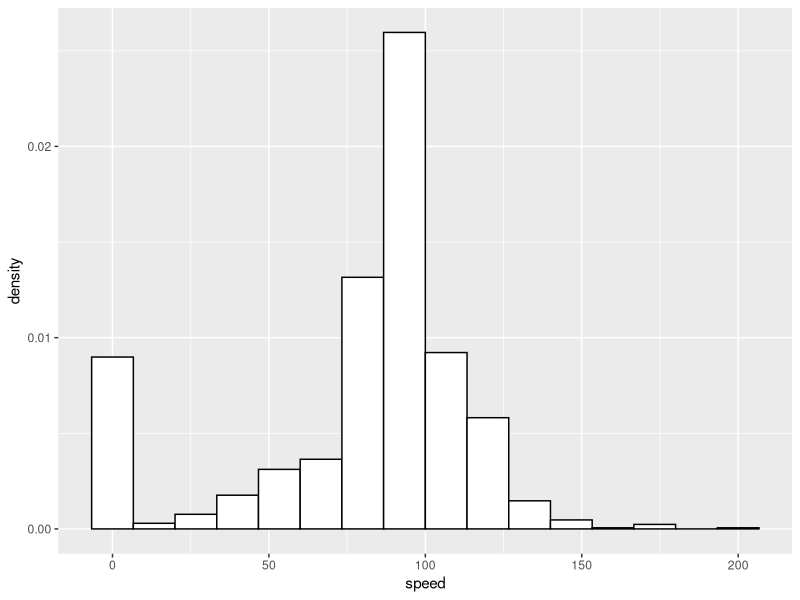
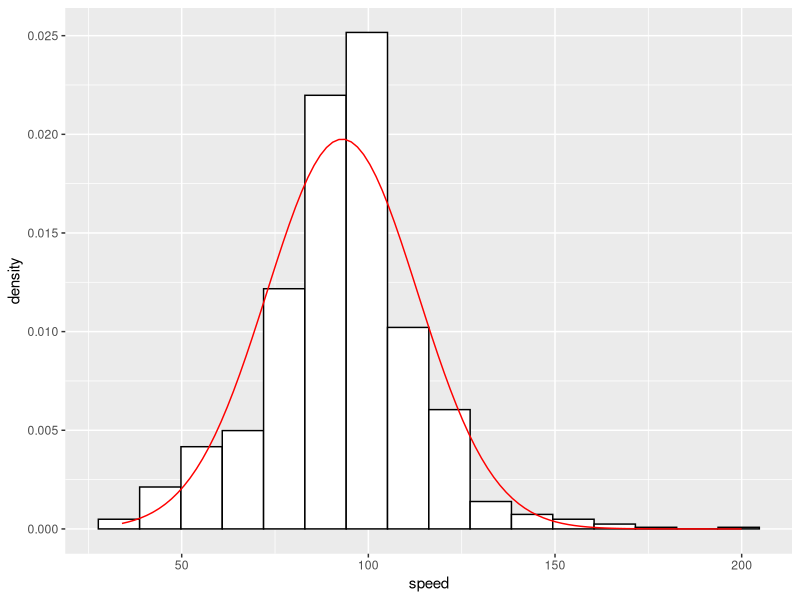

Write the R code that produced these figures, in order.
## ---- chunk 1
# Disable the comments in R outputs
knitr::opts_chunk$set(comment = NA)
## ---- chunk 2
library(tidyverse)
survey <- read_csv("Stat100_2017spring_survey01.csv")
## ---- chunk 3
qnum = 1L
## ---- chunk 4
summarize(survey, mean(speed), sd(speed))
## ---- chunk 5
qnum = qnum+1L
## ---- chunk 6
ggplot(survey) + geom_histogram(aes(speed,..density..), bins=16, fill="white", color="black")
## ---- chunk 7
qnum = qnum+1
## ---- chunk 8
non_drivers <- filter(survey, speed==0)
## ---- chunk 9
nrow(non_drivers)
## ---- chunk 10
non_drivers %>% group_by(gender) %>% summarize(n())
## ---- chunk 11
table(non_drivers$gender)
## ---- chunk 12
qnum = qnum+1
## ---- chunk 13
regular <- filter(survey, speed > 30)
(stats <- summarize(regular, mean=mean(speed), sd=sd(speed)))
## ---- chunk 14
qnum = qnum+1
## ---- chunk 15
ggplot(regular) + 
  geom_histogram(aes(speed,..density..), bins=16, fill="white", color="black") + 
  stat_function(fun=dnorm, args=list(mean=stats$mean, sd=stats$sd), color="red")
